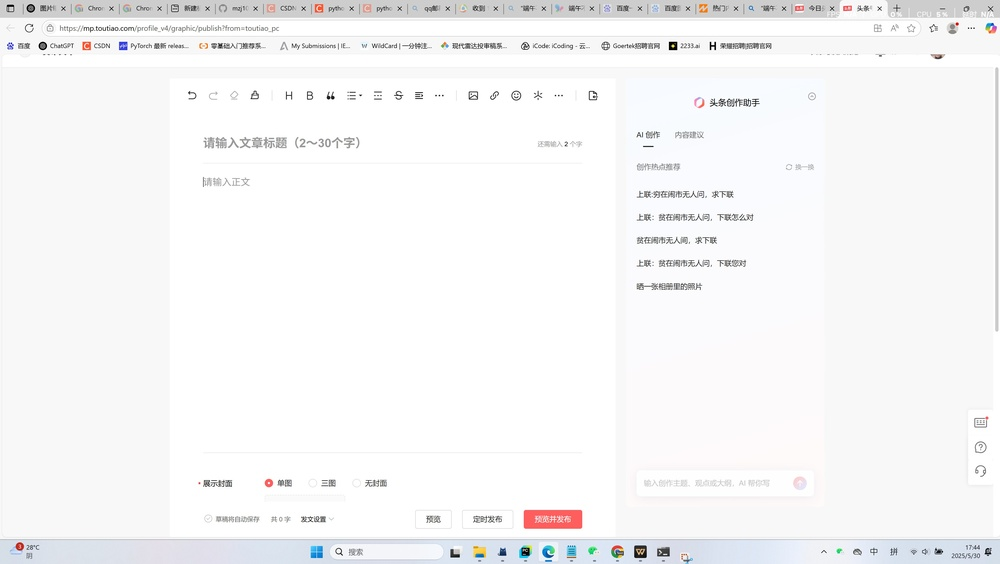
#> input picture main/1.jpg, 1000 x 564 px, shrunk from 3830 x 2160 before the run; the run also reads 1 picture not shown here
$ python findbutton.py
#> lines starting #> are read from the running program, lines starting #| are printed output that depends on the picture; after the words box and inside, x2 and y2 are one past the last pixel; in counts of white or black regions, pixels touching at a corner belong together
import cv2
import numpy as np

# 加载大图和模板图
scene = cv2.imread('1.jpg', cv2.IMREAD_COLOR)
#> scene is the input picture: shape (564, 1000, 3); mean B, G, R 246.9, 246.2, 246.3
template = cv2.imread('submit.jpg', cv2.IMREAD_COLOR)

# 定义缩放范围
scales = np.linspace(0.5, 2.0, 20)  # 20个缩放级别

best_val = -np.inf
best_loc = None
best_scale = None
best_template = None

# 遍历所有缩放比例
for scale in scales:
    resized = cv2.resize(template, None, fx=scale, fy=scale, interpolation=cv2.INTER_LINEAR)

    if resized.shape[0] > scene.shape[0] or resized.shape[1] > scene.shape[1]:
        continue

    result = cv2.matchTemplate(scene, resized, cv2.TM_CCOEFF_NORMED)
    min_val, max_val, min_loc, max_loc = cv2.minMaxLoc(result)

    if max_val > best_val:
        best_val = max_val
        best_loc = max_loc
        best_scale = scale
        best_template = resized
#> this loop made 20 passes
#> (min_val, max_val, min_loc, best_val, best_loc) on passes 1, 7: (-0.619, 0.782, (247, 139), 0.782, (190, 4)), (-0.42, 0.847, (168, 75), 0.847, (586, 87))
#> (min_val, max_val, min_loc, max_loc) on passes 2, 3, 4, 5, 6, 8: (-0.465, 0.671, (916, 9), (689, 130)), (-0.586, 0.711, (534, 513), (688, 129)), (-0.473, 0.697, (552, 513), (38, 39)), (-0.481, 0.679, (168, 76), (587, 88)), (-0.516, 0.765, (605, 75), (587, 88)), (-0.499, 0.754, (0, 52), (586, 86))
#> pass 1, `result = cv2.matchTemplate(scene, resized, cv2.TM_CCOEFF_NORMED)`:
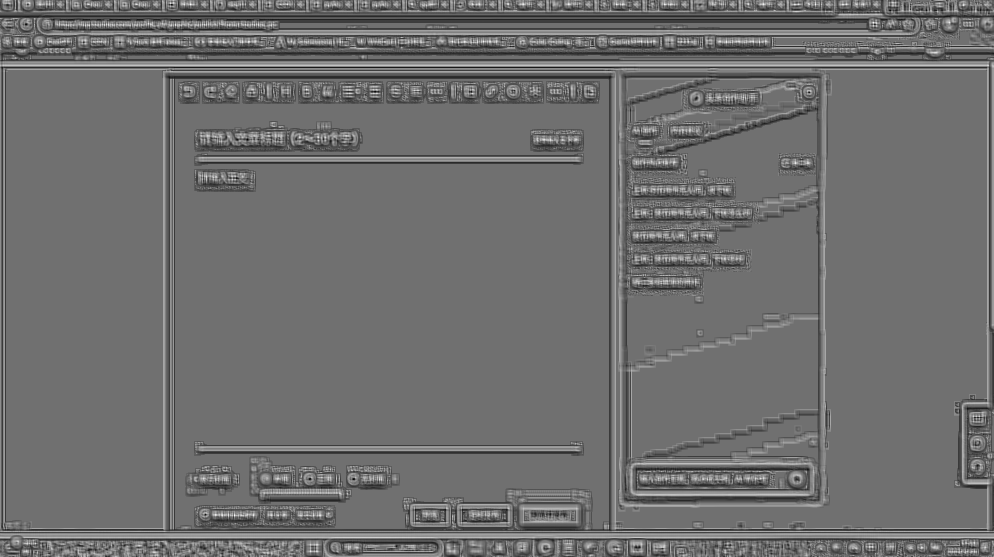
#> result: shape (557, 994) float32; min -0.619, max 0.782, mean -0.0093; drawn with min black and max white
#> pass 2, `result = cv2.matchTemplate(scene, resized, cv2.TM_CCOEFF_NORMED)`:
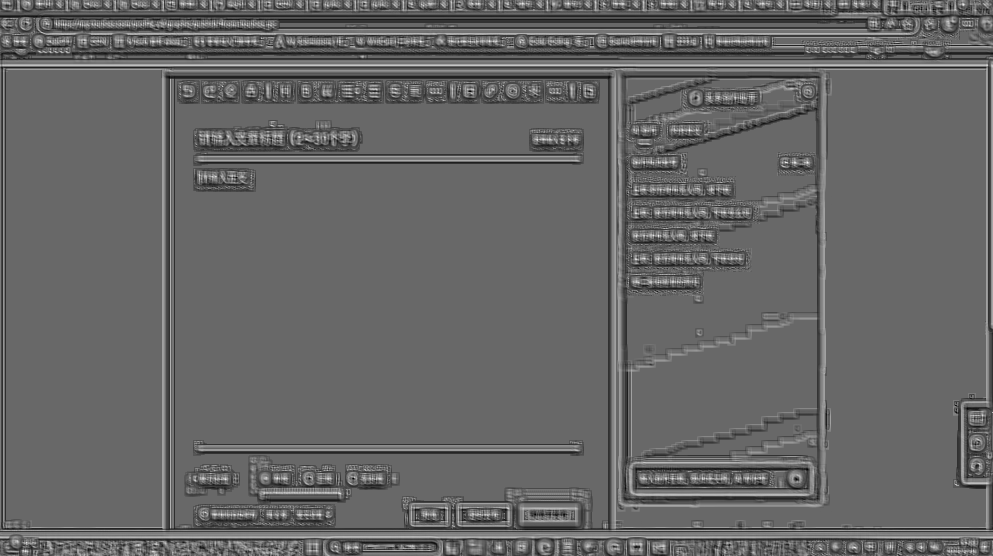
#> result: shape (556, 993) float32; min -0.465, max 0.671, mean -0.00824; drawn with min black and max white
#> pass 3, `result = cv2.matchTemplate(scene, resized, cv2.TM_CCOEFF_NORMED)`:
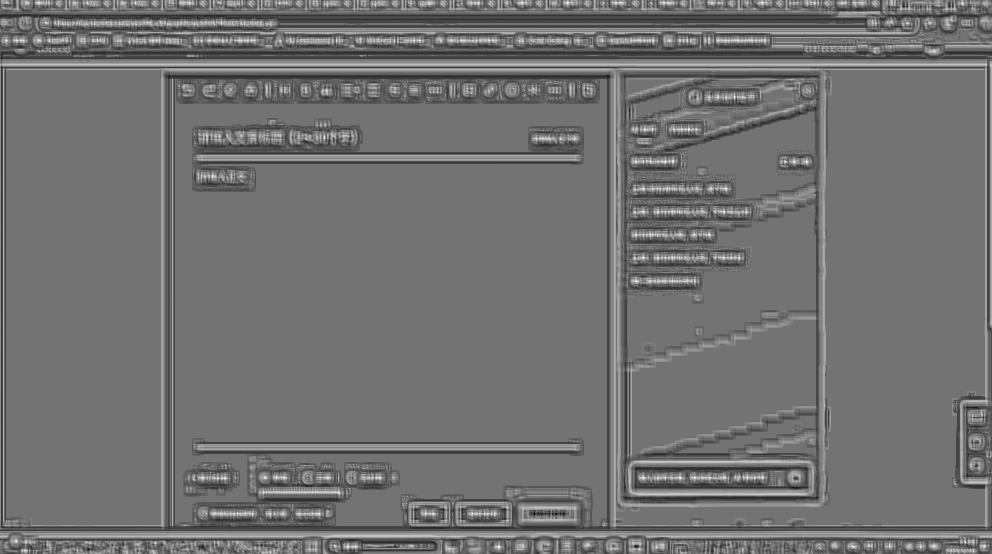
#> result: shape (554, 992) float32; min -0.586, max 0.711, mean -0.0103; drawn with min black and max white
#> after the loop:
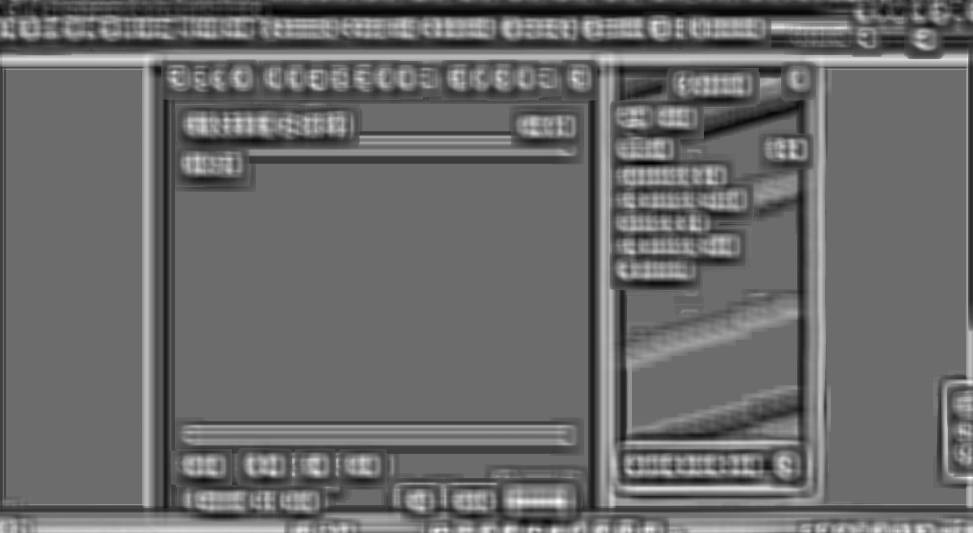
#> result: shape (533, 973) float32; min -0.376, max 0.505, mean -0.00521; drawn with min black and max white
#> after the loop, best_scale = 0.974; best_val = 0.847

# 输出匹配坐标
top_left = best_loc
#> top_left = (586, 87)
bottom_right = (top_left[0] + best_template.shape[1], top_left[1] + best_template.shape[0])
#> bottom_right = (600, 103)

print(f"最佳匹配位置 (左上角): {top_left}")
#| 最佳匹配位置 (左上角): (586, 87)
print(f"最佳匹配位置 (右下角): {bottom_right}")
#| 最佳匹配位置 (右下角): (600, 103)
print(f"最佳缩放比例: {best_scale:.2f}")
#| 最佳缩放比例: 0.97
print(f"匹配分数: {best_val:.2f}")
#| 匹配分数: 0.85

# 可视化并保存结果
matched = scene.copy()
cv2.rectangle(matched, top_left, bottom_right, (0, 0, 255), 2)
#> matched: shape (564, 1000, 3); 0.03% of pixels changed, all inside (x1, y1, x2, y2) = (585, 86, 602, 105)
cv2.putText(matched, f'Scale: {best_scale:.2f}, Score: {best_val:.2f}', (10, 30),
            cv2.FONT_HERSHEY_SIMPLEX, 1, (255, 0, 0), 2)
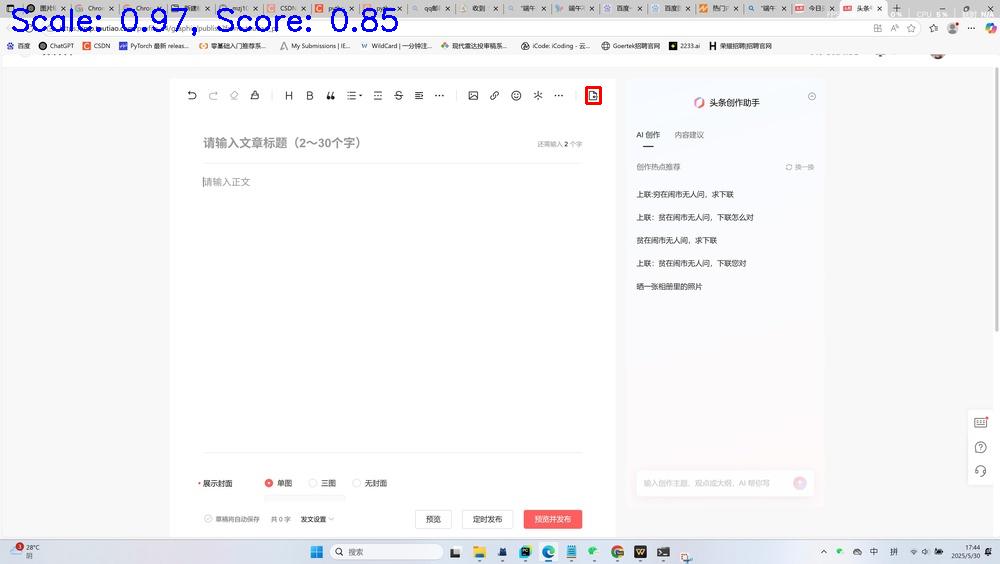
#> matched: shape (564, 1000, 3); mean B, G, R 246.9, 245.1, 245.3

# 保存结果
output_path = 'matched_result.jpg'
cv2.imwrite(output_path, matched)
print(f"匹配结果已保存为: {output_path}")

# 显示结果
cv2.imshow('Matched', matched)
cv2.waitKey(0)
cv2.destroyAllWindows()
